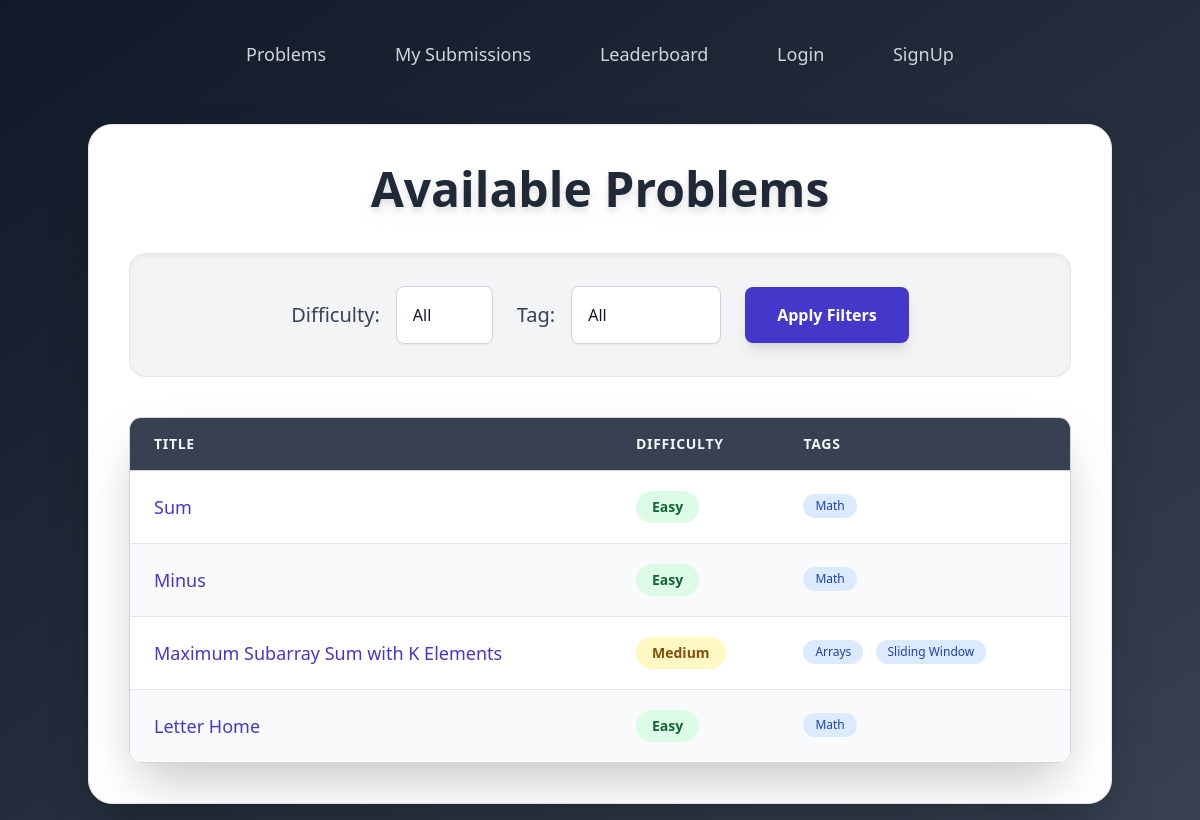
The app's page /, older data.
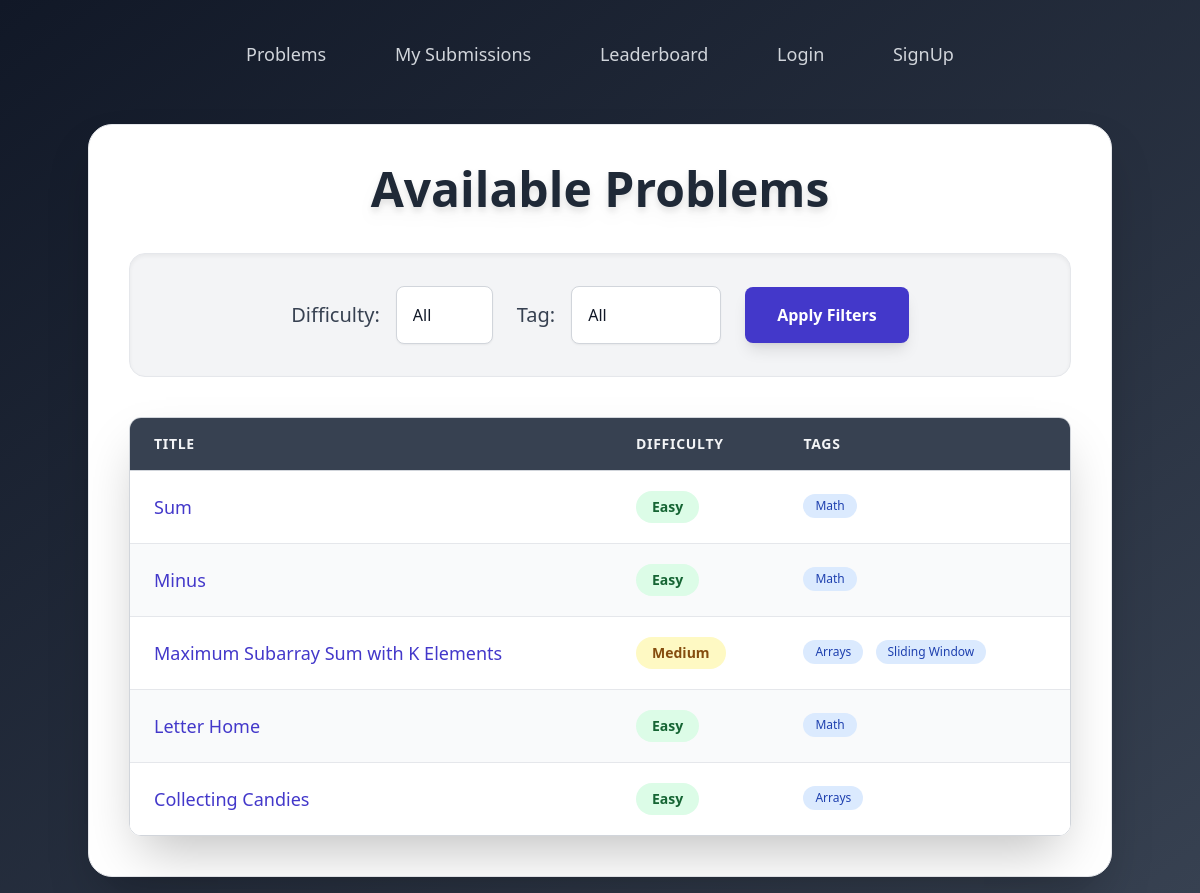
The same page, newer data.
### problems/models.py (models this page shows, shortened)
class Problem(models.Model):
    DIFFICULTY_CHOICES = [
        ('Easy', 'Easy'),
        ('Medium', 'Medium'),
        ('Hard', 'Hard'),
    ]
    title = models.CharField(max_length=200)
    description = models.TextField()
    input_description = models.TextField()
    output_description = models.TextField()
    constraints = models.TextField()
    sample_input = models.TextField()
    sample_output = models.TextField()
    difficulty = models.CharField(max_length=10, choices=DIFFICULTY_CHOICES)
    tags = models.ManyToManyField(Tag, related_name='problems')
    slug = models.SlugField(unique=True)

class Tag(models.Model):
    name = models.CharField(max_length=50, unique=True)

### problems/views.py (the view)
# urls.py: path('', views.problem_list, name='problem_list'),
def problem_list(request):
    tag_name = request.GET.get('tag')
    difficulty = request.GET.get('difficulty')
    problems = Problem.objects.all()
    if tag_name:
        problems = problems.filter(tags__name=tag_name)
    if difficulty:
        problems = problems.filter(difficulty=difficulty)
    tags = Tag.objects.all()
    return render(request, 'problems/problem_list.html', {
        'problems': problems,
        'tags': tags,
        'selected_tag': tag_name,
        'selected_difficulty': difficulty,
    })

### templates/problems/problem_list.html (shortened to what the changed rows need)
<!DOCTYPE html>
<html lang="en">
<head>
    <script src="https://cdn.tailwindcss.com"></script>
</head>
<body class="bg-gradient-to-br from-gray-900 to-gray-700 min-h-screen font-sans text-gray-100 flex flex-col items-center p-4">
    <div class="bg-white p-10 rounded-3xl shadow-2xl w-full max-w-5xl border border-gray-200">
        <h2 class="text-5xl font-extrabold text-center text-gray-800 mb-10 drop-shadow-lg">Available Problems</h2>
        <div class="overflow-x-auto shadow-2xl rounded-xl border border-gray-300">
            <table class="min-w-full divide-y divide-gray-300">
                <thead class="bg-gray-700">
                    <tr>
                        <th scope="col" class="px-6 py-4 text-left text-sm font-semibold text-gray-100 uppercase tracking-wider">
                            Title
                        </th>
                        <th scope="col" class="px-6 py-4 text-left text-sm font-semibold text-gray-100 uppercase tracking-wider">
                            Difficulty
                        </th>
                        <th scope="col" class="px-6 py-4 text-left text-sm font-semibold text-gray-100 uppercase tracking-wider">
                            Tags
                        </th>
                    </tr>
                </thead>
                <tbody class="bg-white divide-y divide-gray-200">
                    {% for problem in problems %}
                    <tr class="{% cycle 'bg-white' 'bg-gray-50' %} hover:bg-gray-100 transition duration-150 ease-in-out">
                        <td class="px-6 py-5 whitespace-nowrap text-lg font-medium text-indigo-700">
                            <a href="{% url 'problem_detail' problem.slug %}" class="hover:underline">
                                {{ problem.title }}
                            </a>
                        </td>
                        <td class="px-6 py-5 whitespace-nowrap">
                            <span class="inline-flex items-center px-4 py-1.5 rounded-full text-sm font-semibold
                                {% if problem.difficulty == 'Easy' %}
                                    bg-green-100 text-green-800
                                {% elif problem.difficulty == 'Medium' %}
                                    bg-yellow-100 text-yellow-800
                                {% elif problem.difficulty == 'Hard' %}
                                    bg-red-100 text-red-800
                                {% else %}
                                    bg-gray-200 text-gray-800
                                {% endif %}">
                                {{ problem.difficulty }}
                            </span>
                        </td>
                        <td class="px-6 py-5 whitespace-nowrap text-base text-gray-700">
                            {% for tag in problem.tags.all %}
                                <span class="inline-flex items-center px-3 py-1 rounded-full text-xs font-medium bg-blue-100 text-blue-800 mr-2 mb-1">
                                    {{ tag.name }}
                                </span>
                            {% endfor %}
                        </td>
                    </tr>
                    {% endfor %}
                </tbody>
            </table>
        </div>
    </div>
</body>
</html>

Row changes from the older to the newer data that the page shows:
added Problem: title "Collecting Candies", difficulty "Easy", Tag (name "Arrays")
